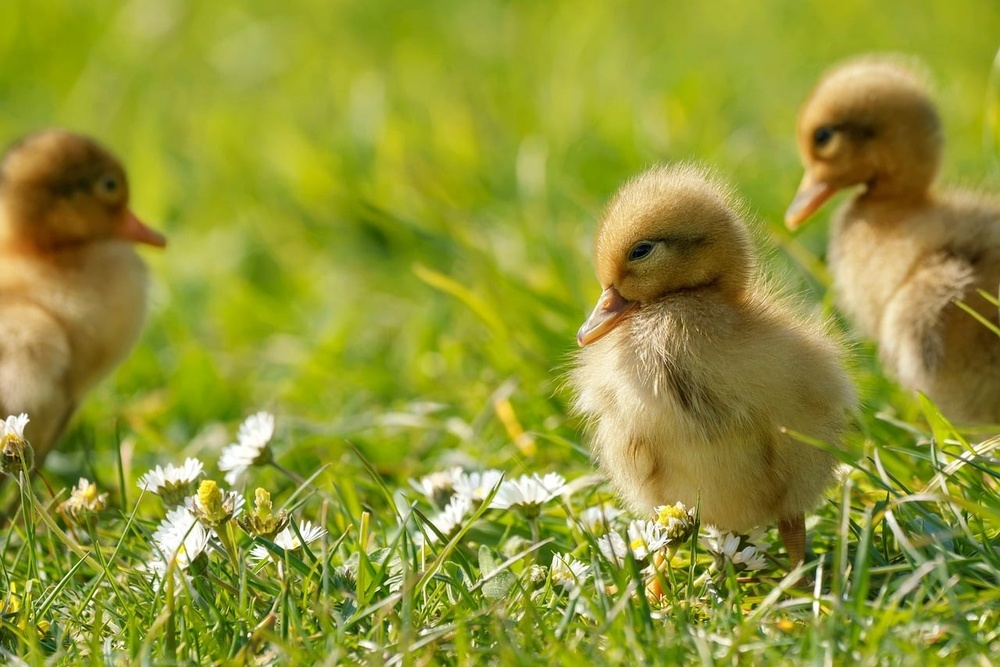
#> input picture images/pixabay/pixabay_animals_10380612_duckling-lawn-spring-nature-animal-photo.jpg, 1000 x 667 px, shrunk from 1280 x 854 before the run; its folder holds only this picture in this run
$ python -i sharpness.py   (imports and definitions only)   (older library calls are emulated)
#> lines starting #> are read from the running program, lines starting #| are printed output that depends on the picture; after the words box and inside, x2 and y2 are one past the last pixel; in counts of white or black regions, pixels touching at a corner belong together
"""Sharpness and blur-type analysis on a grayscale preview."""

from __future__ import annotations

import math
from dataclasses import dataclass

import cv2
import numpy as np

from image_triage.core.models import BlurKind

TILES = 4

#: Below this absolute Laplacian variance a region counts as soft rather than merely relative.
SOFT_REGION = 25.0
#: Minimum crop size (pixels) for a usable subject measurement.
MIN_REGION = 8
#: Default half-size of the saliency window when no detection box is available.
SALIENCY_HALF = 0.2


@dataclass(slots=True)
class SharpnessResult:
    """Raw global sharpness, subject sharpness, bokeh and the classified blur type."""

    raw: float
    subject_raw: float
    bokeh: float
    blur_kind: BlurKind
    blur_confidence: float
    blur_score: float


def _laplacian(gray: np.ndarray) -> np.ndarray:
    blurred = cv2.GaussianBlur(gray, (3, 3), 0)
    return cv2.Laplacian(blurred, cv2.CV_64F)


def _tile_variances(gray: np.ndarray) -> list[float]:
    lap = _laplacian(gray)
    height, width = lap.shape
    return [
        float(
            lap[
                y * height // TILES : (y + 1) * height // TILES,
                x * width // TILES : (x + 1) * width // TILES,
            ].var()
        )
        for y in range(TILES)
        for x in range(TILES)
    ]


def raw_sharpness(gray: np.ndarray) -> float:
    """90th percentile of per-tile Laplacian variance.

    Splitting the image into tiles and taking a high percentile keeps a sharp subject
    sharp even when most of the frame (for example a blurred background) is soft.
    """
    variances = _tile_variances(gray)
    return float(np.percentile(variances, 90)) if variances else 0.0


def _box_crop(gray: np.ndarray, box: tuple[float, float, float, float]) -> np.ndarray | None:
    """Crop a relative box to pixels, or ``None`` when it is too small to measure."""
    height, width = gray.shape
    x1 = max(0, min(width - 1, int(box[0] * width)))
    y1 = max(0, min(height - 1, int(box[1] * height)))
    x2 = max(x1 + 1, min(width, int(np.ceil(box[2] * width))))
    y2 = max(y1 + 1, min(height, int(np.ceil(box[3] * height))))
    if x2 - x1 < MIN_REGION or y2 - y1 < MIN_REGION:
        return None
    return gray[y1:y2, x1:x2]


def saliency_box(gray: np.ndarray) -> tuple[float, float, float, float]:
    """A window around the strongest edges, used when no detection box exists."""
    blurred = cv2.GaussianBlur(gray, (5, 5), 0)
    gx = cv2.Sobel(blurred, cv2.CV_32F, 1, 0, ksize=3)
    gy = cv2.Sobel(blurred, cv2.CV_32F, 0, 1, ksize=3)
    energy = cv2.magnitude(gx, gy)
    default = (0.5 - SALIENCY_HALF, 0.5 - SALIENCY_HALF, 0.5 + SALIENCY_HALF, 0.5 + SALIENCY_HALF)
    if float(energy.sum()) <= 1e-6:
        return default
    mask = energy >= float(np.percentile(energy, 90))
    if not mask.any():
        return default
    ys, xs = np.nonzero(mask)
    weights = energy[ys, xs]
    cx = float(np.average(xs, weights=weights)) / max(1, energy.shape[1] - 1)
    cy = float(np.average(ys, weights=weights)) / max(1, energy.shape[0] - 1)
    return (
        max(0.0, cx - SALIENCY_HALF),
        max(0.0, cy - SALIENCY_HALF),
        min(1.0, cx + SALIENCY_HALF),
        min(1.0, cy + SALIENCY_HALF),
    )


# [5 lines left out: function largest_box, not called in this run]


def subject_sharpness(gray: np.ndarray, boxes: list[tuple[float, float, float, float]]) -> float:
    """Laplacian variance inside the main subject box.

    ``boxes`` are relative ``(x1, y1, x2, y2)`` detection boxes; the largest one wins. When
    no box is usable the saliency window is measured instead, so the caller always gets a
    value describing where the eye looks rather than the whole frame.
    """
    crop = _box_crop(gray, largest_box(boxes) if boxes else saliency_box(gray))
    if crop is None:
        return raw_sharpness(gray)
    return float(_laplacian(crop).var())


def _background_variances(gray: np.ndarray, box: tuple[float, float, float, float]) -> list[float]:
    """Tile variances whose centre lies outside the subject box."""
    variances = _tile_variances(gray)
    outside: list[float] = []
    for y in range(TILES):
        for x in range(TILES):
            cx = (x + 0.5) / TILES
            cy = (y + 0.5) / TILES
            if box[0] <= cx <= box[2] and box[1] <= cy <= box[3]:
                continue
            outside.append(variances[y * TILES + x])
    return outside


def bokeh_score(
    gray: np.ndarray, box: tuple[float, float, float, float], subject_raw: float
) -> float:
    """Separated-subject signal in 0..1: strong when the subject is sharp and the rest is not.

    This is a deliberate aesthetic signal, not a defect. It stays at 0 when the subject is
    not actually sharp, so a uniformly soft frame cannot claim bokeh.
    """
    if subject_raw <= SOFT_REGION:
        return 0.0
    outside = _background_variances(gray, box)
    subject_factor = float(np.clip(subject_raw / (4.0 * SOFT_REGION), 0.0, 1.0))
    if not outside:
        return subject_factor
    background = float(np.median(outside))
    separation = (subject_raw - background) / subject_raw
    return float(np.clip(separation, 0.0, 1.0) * subject_factor)


def _gradient_anisotropy(gray: np.ndarray) -> float:
    """How directional the gradient energy is (0 = isotropic, 1 = purely directional)."""
    gx = cv2.Sobel(gray, cv2.CV_64F, 1, 0, ksize=3)
    gy = cv2.Sobel(gray, cv2.CV_64F, 0, 1, ksize=3)
    energy_x = float(np.mean(gx * gx))
    energy_y = float(np.mean(gy * gy))
    total = energy_x + energy_y
    if total <= 1e-9:
        return 0.0
    return abs(energy_x - energy_y) / total


def absolute_blur_score(
    detail: float,
    *,
    sharp_reference: float = 120.0,
    blur_reference: float = 5.0,
    floor: float = 0.02,
) -> float:
    """Map absolute detail to a continuous 0..1 blur score.

    ``detail`` is a Laplacian variance. The mapping is logarithmic so both sharp and very
    soft images use the full range: ``sharp_reference`` maps to ``floor`` and
    ``blur_reference`` maps to 1.0. Every photo receives a value; there is no dead zone.
    """
    if detail <= 0.0 or detail <= blur_reference:
        return 1.0
    if detail >= sharp_reference:
        return floor
    span = math.log(sharp_reference) - math.log(blur_reference)
    if span <= 0.0:
        return floor
    fraction = (math.log(sharp_reference) - math.log(detail)) / span
    return float(min(1.0, max(floor, floor + (1.0 - floor) * fraction)))


def _classify(detail: float, anisotropy: float) -> tuple[BlurKind, float]:
    """Classify blur from the subject-region detail and gradient direction."""
    if detail >= SOFT_REGION:
        return BlurKind.NONE, 0.0
    blur_amount = float(np.clip((SOFT_REGION - detail) / SOFT_REGION, 0.0, 1.0))
    if anisotropy >= 0.30:
        confidence = float(np.clip((anisotropy - 0.20) / 0.35, 0.0, 1.0)) * blur_amount
        return BlurKind.MOTION, confidence
    confidence = float(np.clip(1.0 - anisotropy / 0.30, 0.0, 1.0)) * blur_amount
    if confidence <= 0.05:
        return BlurKind.UNKNOWN, 0.0
    return BlurKind.DEFOCUS, confidence


def analyze_sharpness(
    gray: np.ndarray,
    boxes: list[tuple[float, float, float, float]] | None = None,
    *,
    sharp_reference: float = 120.0,
    blur_reference: float = 5.0,
    floor: float = 0.02,
) -> SharpnessResult:
    """Compute global and subject sharpness, bokeh, and classify defocus versus motion blur.

    With detection boxes the blur decision uses the subject region, so a sharp subject in
    front of a deliberately blurred background is not reported as defocus blur. Without
    boxes the whole frame decides. The classification is conservative: low absolute detail
    is required before any blur type is reported.
    """
    boxes = boxes or []
    raw = raw_sharpness(gray)
    subject = subject_sharpness(gray, boxes)
    box = largest_box(boxes) if boxes else saliency_box(gray)
    bokeh = bokeh_score(gray, box, subject)
    detail = subject if boxes else raw
    blur_kind, confidence = _classify(detail, _gradient_anisotropy(gray))
    blur_score = absolute_blur_score(
        detail,
        sharp_reference=sharp_reference,
        blur_reference=blur_reference,
        floor=floor,
    )
    return SharpnessResult(
        raw=raw,
        subject_raw=subject,
        bokeh=bokeh,
        blur_kind=blur_kind,
        blur_confidence=confidence,
        blur_score=blur_score,
    )

>>> import cv2
>>> picture = cv2.imread('../../../images/pixabay/pixabay_animals_10380612_duckling-lawn-spring-nature-animal-photo.jpg', cv2.IMREAD_GRAYSCALE)
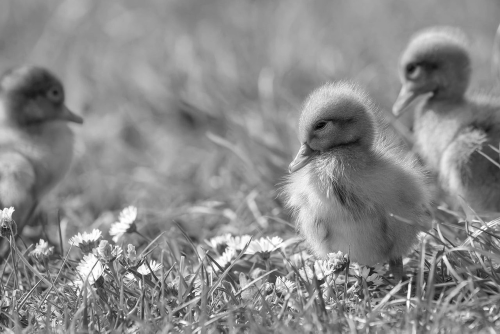
#> picture: shape (667, 1000) (shown at 1/2 size); min 0, max 255, mean 138.2
>>> result = analyze_sharpness(picture)
#> in _laplacian, `return cv2.Laplacian(blurred, cv2.CV_64F)`:
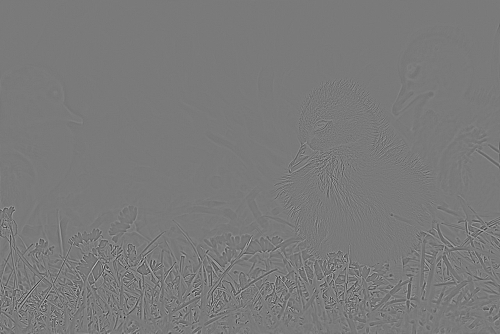
#> returned value: shape (667, 1000) float64 (shown at 1/2 size); min -113, max 123, mean 0; drawn with min black and max white
#> in raw_sharpness, `variances = _tile_variances(gray)`: variances = [1.8, 1.72, 2.61, 2.53, 2.69, 2.32, 53, 24.06, 58.35, 22.87, 74.06, 69.39, 354.3, 314.1, 262.3, 121.5]
#> in analyze_sharpness, `raw = raw_sharpness(gray)`: raw = 288.2
#> in saliency_box, `gy = cv2.Sobel(blurred, cv2.CV_32F, 0, 1, ksize=3)`:
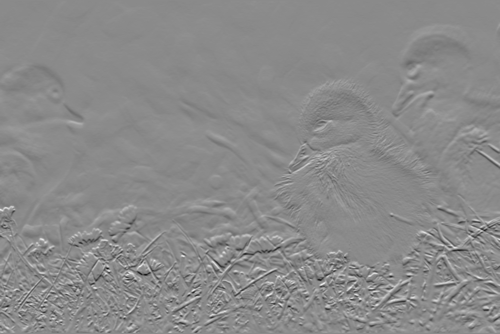
#> gy: shape (667, 1000) float32 (shown at 1/2 size); min -430, max 362, mean -0.1; drawn with min black and max white
#> in saliency_box, `energy = cv2.magnitude(gx, gy)`:
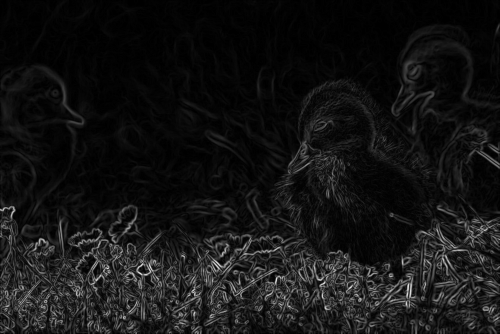
#> energy: shape (667, 1000) float32 (shown at 1/2 size); min 0, max 454.2, mean 36.3; drawn with min black and max white
#> in saliency_box, `mask = energy >= float(np.percentile(energy, 90))`:
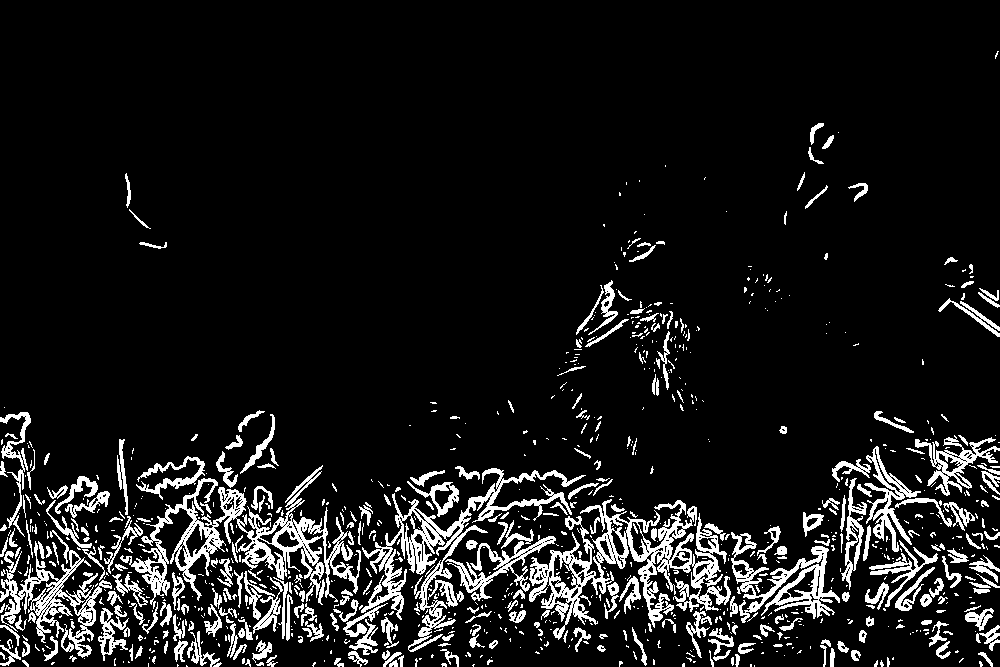
#> mask: shape (667, 1000) bool; 10% white; 973 white regions (659 under 20 px), largest, box (x1, y1, x2, y2) and area: (529, 499, 731, 640) 8087, (120, 465, 361, 609) 7376, (361, 468, 586, 652) 5853
#> in saliency_box, `cx = float(np.average(xs, weights=weights)) / max(1, energy.shape[1] -..`: cx = 0.487
#> in saliency_box, `cy = float(np.average(ys, weights=weights)) / max(1, energy.shape[0] -..`: cy = 0.82
#> in _box_crop, `height, width = gray.shape`: height = 667; width = 1000
#> in _box_crop, `x1 = max(0, min(width - 1, int(box[0] * width)))`: x1 = 287
#> in _box_crop, `y1 = max(0, min(height - 1, int(box[1] * height)))`: y1 = 413
#> in _box_crop, `x2 = max(x1 + 1, min(width, int(np.ceil(box[2] * width))))`: x2 = 688
#> in _box_crop, `y2 = max(y1 + 1, min(height, int(np.ceil(box[3] * height))))`: y2 = 667
#> in _box_crop, `return gray[y1:y2, x1:x2]`:
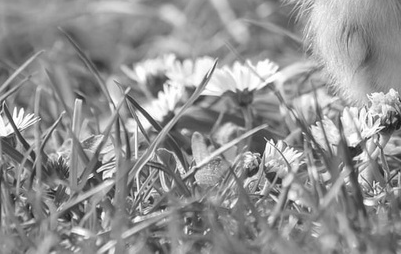
#> returned value: shape (254, 401); min 24, max 255, mean 146
#> in _laplacian (call 2), `return cv2.Laplacian(blurred, cv2.CV_64F)`:
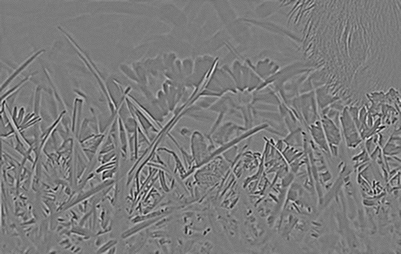
#> returned value: shape (254, 401) float64; min -95, max 100, mean 0; drawn with min black and max white
#> in analyze_sharpness, `subject = subject_sharpness(gray, boxes)`: subject = 198.5
#> in analyze_sharpness, `box = largest_box(boxes) if boxes else saliency_box(gray)`: box = (0.287, 0.62, 0.687, 1)
#> after the loop in _background_variances, `for y in range(TILES):`: outside = [1.8, 1.72, 2.61, 2.53, 2.69, 2.32, 53, 24.06, 58.35, 69.39, 354.3, 121.5]
#> in bokeh_score, `subject_factor = float(np.clip(subject_raw / (4.0 * SOFT_REGION), 0.0,..`: subject_factor = 1
#> in bokeh_score, `background = float(np.median(outside))`: background = 13.37
#> in bokeh_score, `separation = (subject_raw - background) / subject_raw`: separation = 0.933
#> in analyze_sharpness, `detail = subject if boxes else raw`: detail = 288.2
#> in _gradient_anisotropy, `energy_x = float(np.mean(gx * gx))`: energy_x = 4462.7
#> in _gradient_anisotropy, `energy_y = float(np.mean(gy * gy))`: energy_y = 3435.6
#> in _gradient_anisotropy, `total = energy_x + energy_y`: total = 7898.3
#> in analyze_sharpness, `blur_kind, confidence = _classify(detail, _gradient_anisotropy(gray))`: blur_kind = <BlurKind.NONE: 'none'>; confidence = 0
#> in analyze_sharpness, `blur_score = absolute_blur_score( detail, sharp_reference=sharp_refere..`: blur_score = 0.02

$ run again, on images/pixabay/pixabay_animals_1883658_fox-animal-wildlife-red-fox-furry-omnivo.jpg
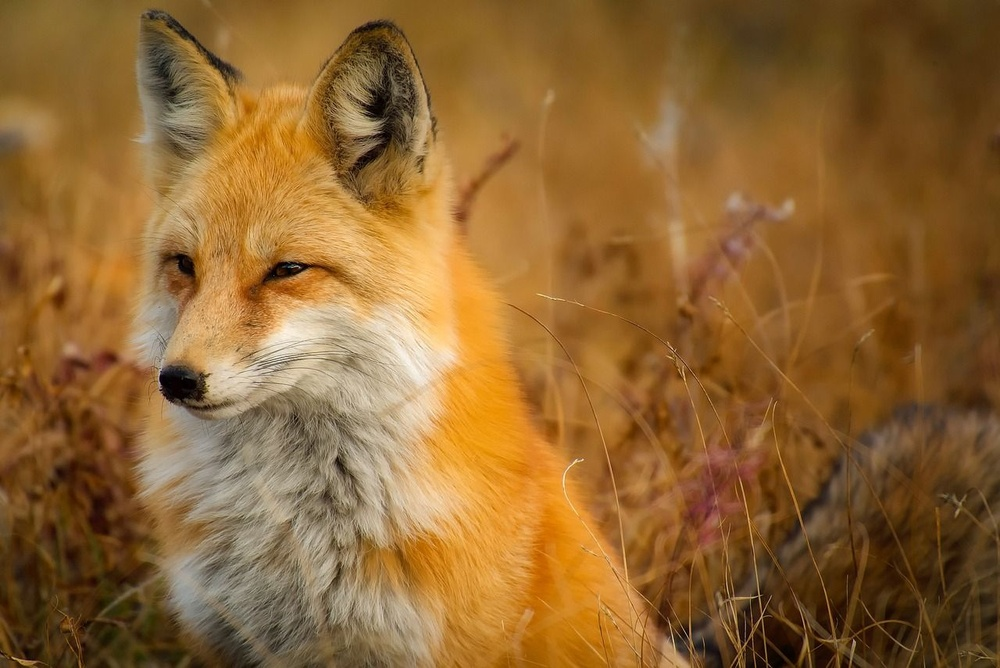
#> input picture images/pixabay/pixabay_animals_1883658_fox-animal-wildlife-red-fox-furry-omnivo.jpg, 1000 x 668 px, shrunk from 1280 x 855 before the run
#> in raw_sharpness, `variances = _tile_variances(gray)`: variances = [27.29, 67.81, 2.05, 1.87, 31.68, 64.96, 8.87, 2.37, 35.95, 101.3, 29.18, 11.93, 36.18, 89.27, 78.68, 78.81]
#> raw = 84.04
#> in saliency_box, `mask = energy >= float(np.percentile(energy, 90))`:
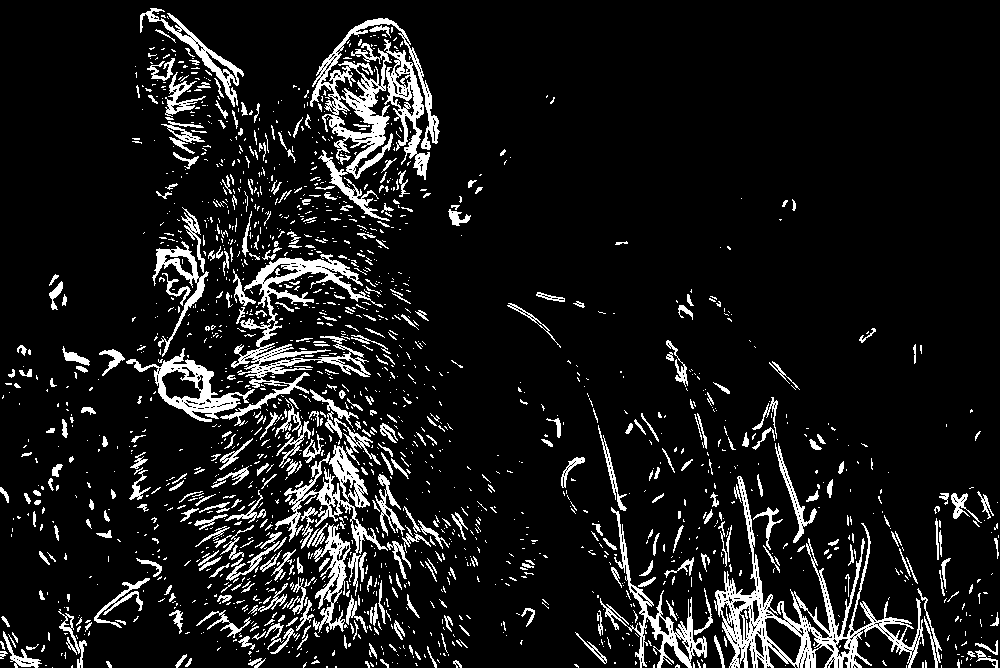
#> mask: shape (668, 1000) bool; 10% white; 1803 white regions (1404 under 20 px), largest, box (x1, y1, x2, y2) and area: (310, 18, 440, 221) 7727, (714, 476, 924, 668) 7205, (220, 254, 383, 426) 4991
#> cx = 0.423
#> cy = 0.618
#> in _box_crop, `height, width = gray.shape`: height = 668; width = 1000
#> x1 = 223
#> y1 = 279
#> x2 = 624
#> y2 = 547
#> in _laplacian (call 2), `return cv2.Laplacian(blurred, cv2.CV_64F)`:
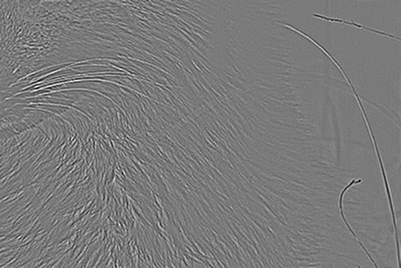
#> returned value: shape (268, 401) float64; min -68, max 73, mean 0; drawn with min black and max white
#> subject = 74.52
#> box = (0.223, 0.418, 0.623, 0.818)
#> after the loop in _background_variances, `for y in range(TILES):`: outside = [27.29, 67.81, 2.05, 1.87, 31.68, 64.96, 8.87, 2.37, 35.95, 29.18, 11.93, 36.18, 89.27, 78.68, 78.81]
#> subject_factor = 0.745
#> background = 31.68
#> separation = 0.575
#> bokeh = 0.428
#> detail = 84.04
#> energy_x = 1814.5
#> energy_y = 1349.5
#> total = 3164
#> blur_kind = <BlurKind.NONE: 'none'>; confidence = 0
#> fraction = 0.112
#> blur_score = 0.13
